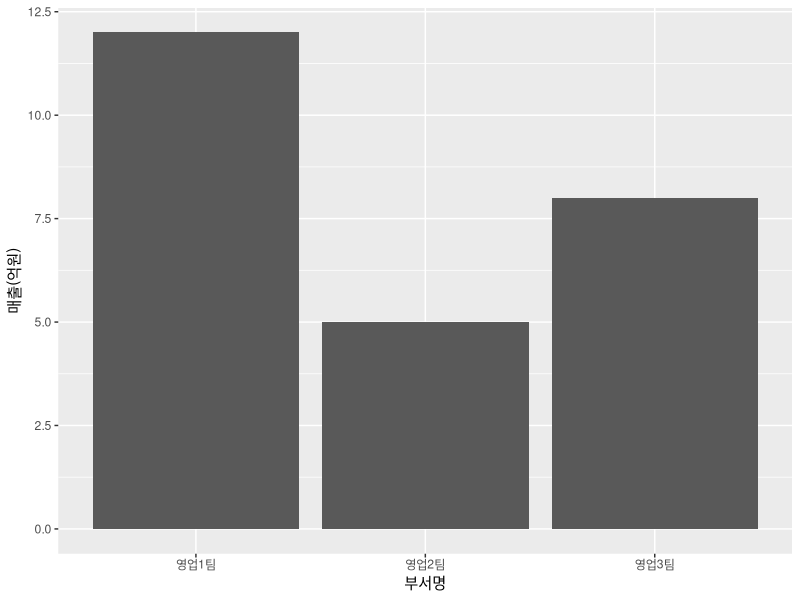
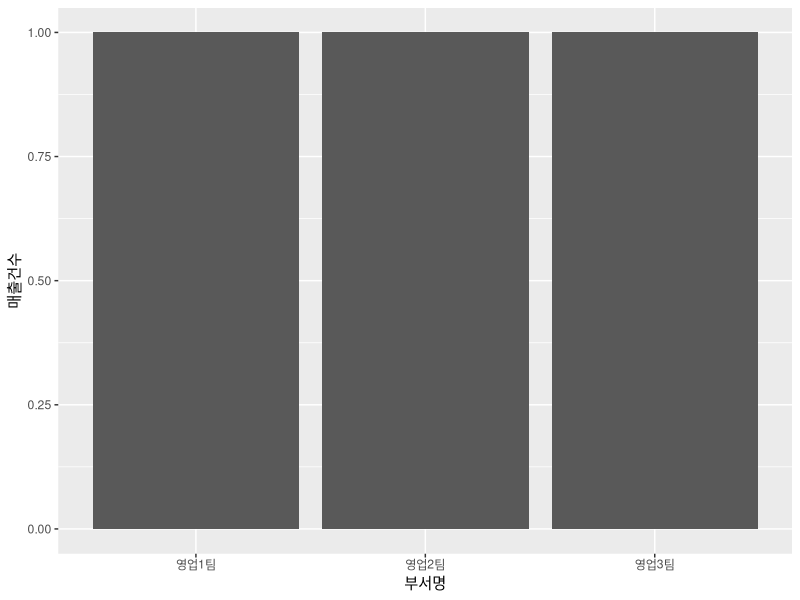
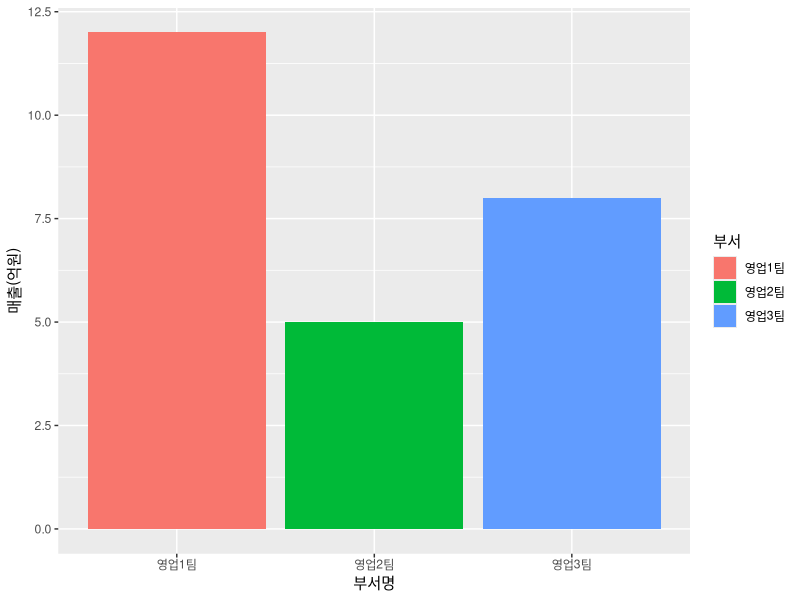
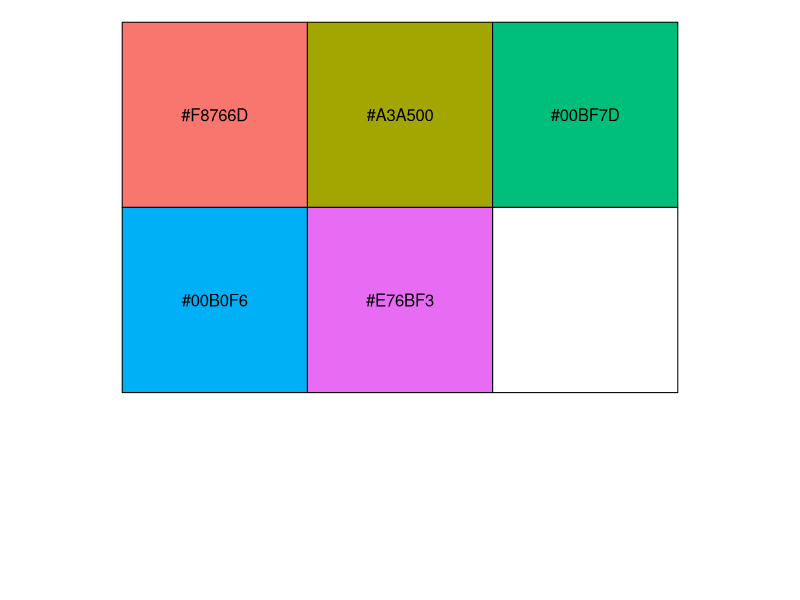
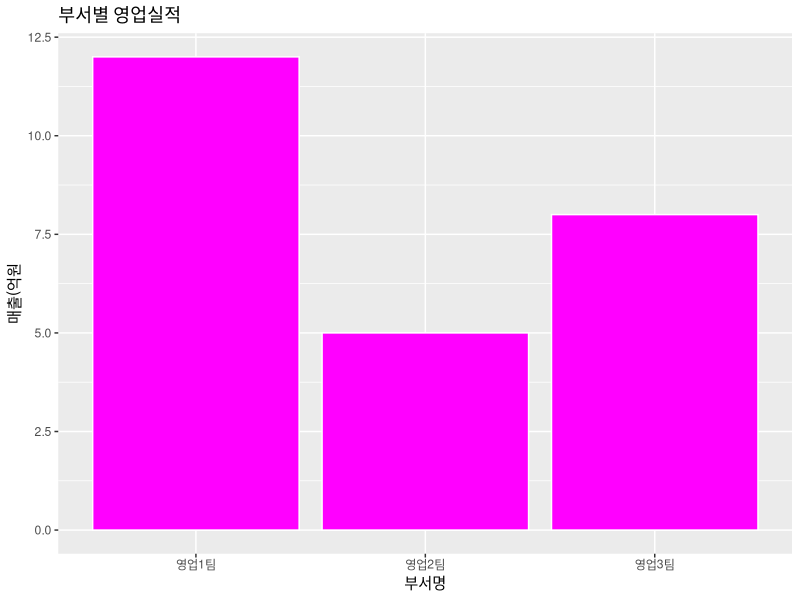
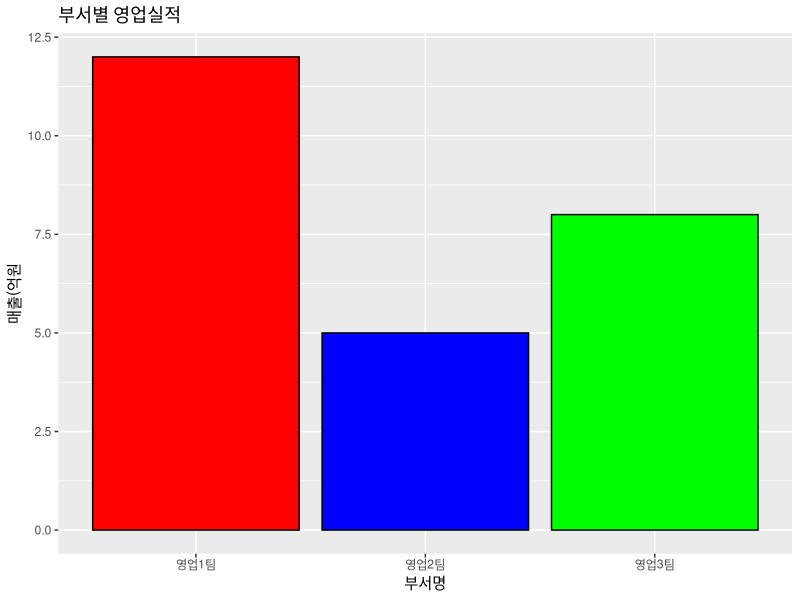
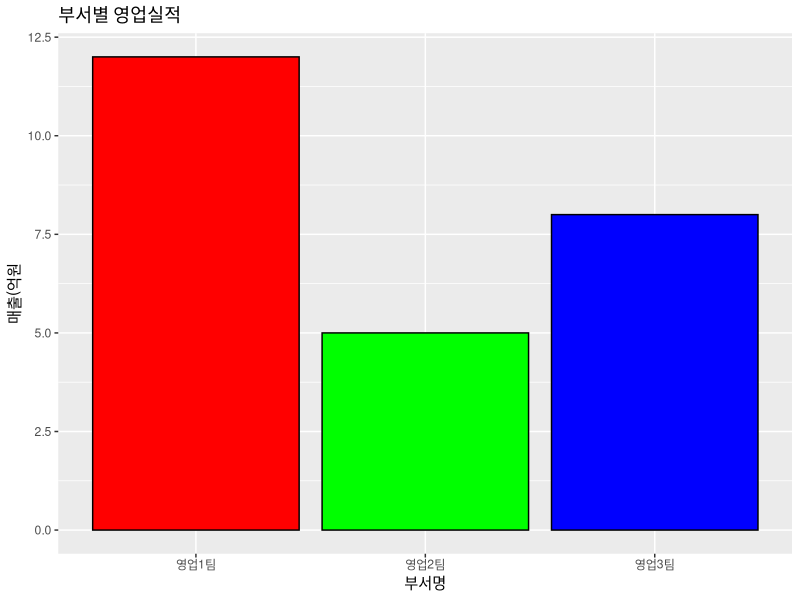
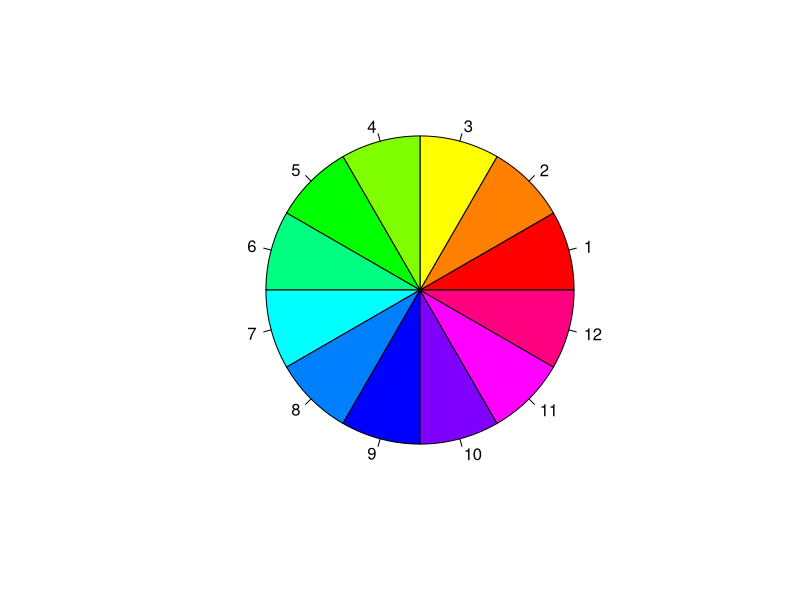

Source code (R) for these figures, in order:
# 4장 그래프

library(ggplot2)
# 데이터 저장(데이터프레임)
dept = c("영업1팀", "영업2팀", "영업3팀")
sales = c(12, 5, 8)
df1 = data.frame(부서=dept, 매출=sales, 분기="1분기")
df1

# 막대 그래프
ggplot(data = df1, aes(x=부서, y=매출))+
  geom_bar(stat = "identity")+
  labs(tatle = "팀별 영업실적", x="부서명", y="매출(억원)")
# 각 부서별 매출건수수
ggplot(data = df1, aes(x=부서))+
  geom_bar(stat = "count")+
  labs(tatle = "팀별 영업실적", x="부서명", y="매출건수")
#막대에 색상 자동지정
ggplot(data = df1, aes(x=부서, y=매출, fill = 부서))+
  geom_bar(stat = "identity")+
  labs(tatle = "팀별 영업실적", x="부서명", y="매출(억원)")
# 자동지정되는 색상 확인
install.packages("scales")
library(scales)
hex = hue_pal()(5)
show_col(hex)

library(ggplot2)
# 막대에 동일한 채우기 및 테두리선 색상 지정
ggplot(df1, aes(x=부서, y=매출))+
  geom_bar(stat="identity", fill="magenta", color="white") +
  labs(title="부서별 영업실적", x="부서명", y="매출(억원")

# 막대마다 사용자가 지정한 색상으로 변경
ggplot(df1, aes(x=부서, y=매출))+
  geom_bar(stat="identity", fill=c("red", "blue","green"), color="black") +
  labs(title="부서별 영업실적", x="부서명", y="매출(억원")

# 막대에 레인보우색상 중 눈에 잘띄는 색상으로 자동 변경
ggplot(df1, aes(x=부서, y=매출))+
  geom_bar(stat="identity", fill=rainbow(3), color="black") +
  labs(title="부서별 영업실적", x="부서명", y="매출(억원")

# gdRdriver, RColorBrewer 색상팔레트를 제공하는 두가지 패키지

# gdRdriver 패키지의 팔레트
x = rep(1, 12)
pie(x, labels = seq(1,12), col = rainbow(12))
pie(x, labels = seq(1,12), col = heat.colors(12))
pie(x, labels = seq(1,12), col = terrain.colors(12))
pie(x, labels = seq(1,12), col = topo.colors(12))
pie(x, labels = seq(1,12), col = cm.colors(12))


# RColorBrewer 패키지의 팔레트
install.packages("RColorBrewer")
library(RColorBrewer)
display.brewer.all()

# 1분기, 2분기의 막대그래프

# 2분기데이터를 데이터프레임에 저장
dept = c("영업1팀", "영업2팀", "영업3팀")
sales= c(10,8,5)
df2 = data.frame(부서 = dept, 매출 = sales, 분기="2분기")

#1분기와 2분기 데이터를 행으로 연결해서 하나의 데이터프레임에 저장
df = rbind(df1, df2)
df

# 부서별 연기별 막대그래프
ggplot(df, aes(x=부서, y=매출, fill=분기))+
  geom_bar(stat = "identity")

#부서별 분기별 막대그래프 작성
#조건1. 3분기 실적을 추가
#조건2.gdRdriver 패키지의 팔레트에 있는 색상을 막대에 설정
#조건3. 그래프 제목: 부서별 분기별 영업실적, x축제목 : 부서명, y축 제목 : 영업매출(억원)
dept = c("영업1팀", "영업2팀", "영업3팀")
sales= c(10,8,5)
df3 = data.frame(부서 = dept, 매출 = sales, 분기="3분기")
df = rbind(df1, df2, df3)
df

ggplot(data = df, aes(x=부서, y=매출))+
  geom_bar(stat="identity", fill=rainbow(9), color="black")+
  labs(title="부서별 영업실적", x="부서명", y="매출(억원")

ggplot(data = df, aes(x=부서, y=매출, fill=분기))+
  geom_bar(stat="identity")+
  scale_fill_manual(values = c("red", "pink","purple"))+
  labs(title="부서별 영업실적", x="부서명", y="매출(억원")

ggplot(data = df, aes(x=부서, y=매출, fill=분기))+
  geom_bar(stat="identity")+
  scale_fill_manual(values = topo.colors(3))+
  labs(title="부서별 영업실적", x="부서명", y="매출(억원")

ggplot(data = df, aes(x=부서, y=매출, fill=분기))+
  geom_bar(stat="identity")+
  scale_fill_manual(values = cm.colors(3))+
  labs(title="부서별 영업실적", x="부서명", y="매출(억원")

ggsave("C:/Temp/graph1.png", width = 10, height = 13, units = "cm")

# 선그래프 : 시간에 따라 데이터의 추이를 사필때 사용

# 영업1팀의 6개월간 데이터를 데이터프레임에 저장
month=c(1, 2, 3, 4, 5, 6)
sales = c(3, 3, 5, 5, 7, 8)
df1 = data.frame(부서 = "영업1팀", 월=month, 매출=sales)

# 영업2팀의 6개월간 데이터를 데이터프레임에 저장
sales=c(2, 2, 4, 5, 7, 6)
df2 = data.frame(부서="영업2팀", 월=month, 매출=sales)

# 행으로 df1과 df2를 연결
df = rbind(df1, df2)
df

# 선형그래프 그리기
# 영업1팀 데이터만 사용
ggplot(data = df1, aes(x = 월, y=매출, group=부서))+
  geom_line()+
  labs(title="월별매출")

# 영업2팀 데이터만 사용
ggplot(data = df2, aes(x = 월, y=매출, group=부서))+
  geom_line(color="yellow", size=1)+
  geom_point(color="red", size=2)+
  labs(title="월별매출")

# 영업1팀, 2팀의 데이터를 사용
ggplot(data = df, aes(x = 월, y=매출, group=부서, color=부서))+
  geom_line(size=1)+
  geom_point(size=2)+
  labs(title="월별매출")

# 산포도 : 점으로 데이터의 변화를 확인

ggplot(data = women, aes(x=height, y=weight))+
  geom_point()+
  labs(title="미국30-39세 여성의 키와 몸무게의 상관관계", x="키(inch)", y="체중(pound)")

# 점의 모양, 색상, 크기 설정
ggplot(data = women, aes(x=height, y=weight))+
  geom_point(shape = 15, color="tomato", size=2)+
  labs(title="미국30-39세 여성의 키와 몸무게의 상관관계", x="키(inch)", y="체중(pound)")
